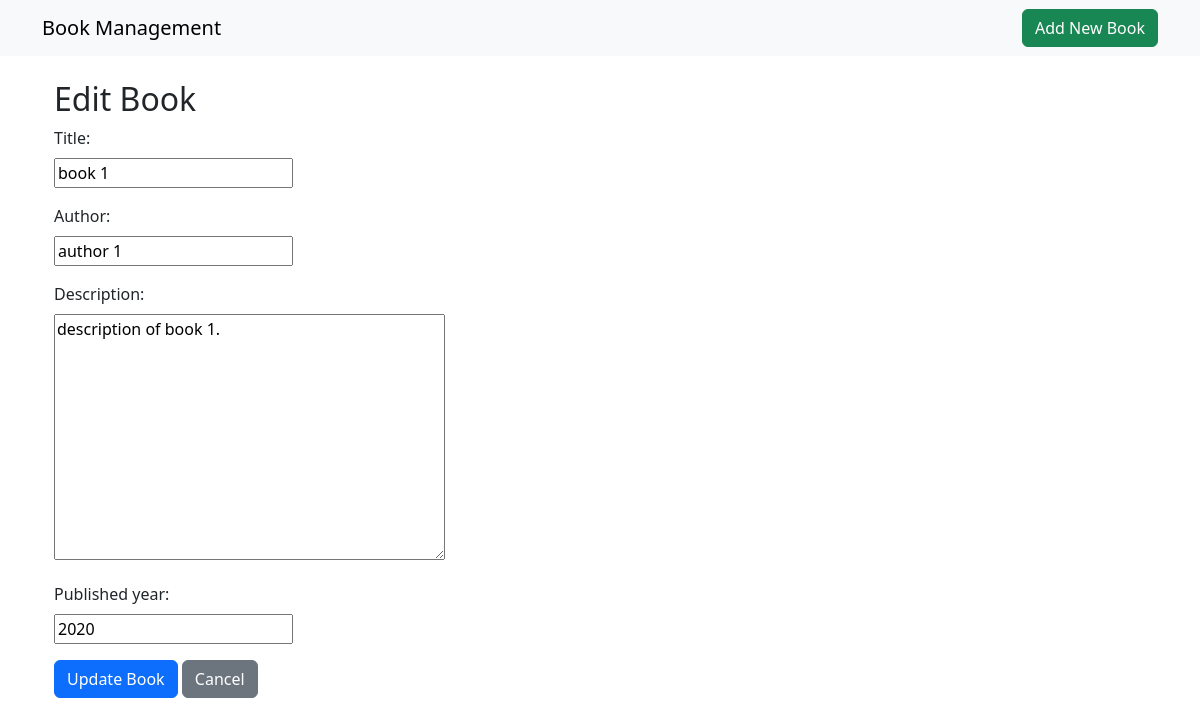
The page /book/1/edit/ on the database its author committed.
### booksapp/models.py (models this page shows, shortened)
class Book(models.Model):
	title = models.CharField(max_length=200)
	author = models.CharField(max_length=100)
	description = models.TextField(blank=True, null=True, max_length=1000)
	published_year = models.IntegerField(blank=True, null=True)

### booksapp/views.py (the view)
# urls.py: path('book/<int:pk>/edit/', views.book_edit, name='book_edit'),
def book_edit(request, pk):
	book = get_object_or_404(Book, pk=pk)
	if request.method == 'POST':
		form = BookForm(request.POST, instance=book)
		if form.is_valid():
			form.save()
			return redirect('book_list')
	else:
		form = BookForm(instance=book)
	return render(request, 'book_form.html', {'form': form})

### booksapp/forms.py
class BookForm(forms.ModelForm):
    class Meta:
        model = Book
        fields = ['title', 'author', 'description', 'published_year']

### booksapp/templates/book_form.html (shortened to what this page needs)
{% extends 'base.html' %}
{% block content %}
<div class="container">
	<h2>{% if form.instance.pk %}Edit Book{% else %}Add New Book{% endif %}</h2>
	<form method="post" id="bookForm">
		{% for field in form %}
			<div class="mb-3">
				<label for="{{ field.id_for_label }}" class="form-label">{{ field.label }}:</label><br>
				{{ field }}<br>
			</div>
		{% endfor %}
		<button type="submit" class="btn btn-primary">
			{% if form.instance.pk %}Update{% else %}Add{% endif %} Book
		</button>
		<a href="{% url 'book_list' %}" class="btn btn-secondary">Cancel</a>
	</form>
</div>
{% endblock %}

### rows shown on the page
Book: form "book 1" "author 1" "description of book 1." "2020"

### other values the page prints
{{ field.label }} "Title" "Author" "Description" "Published year"
